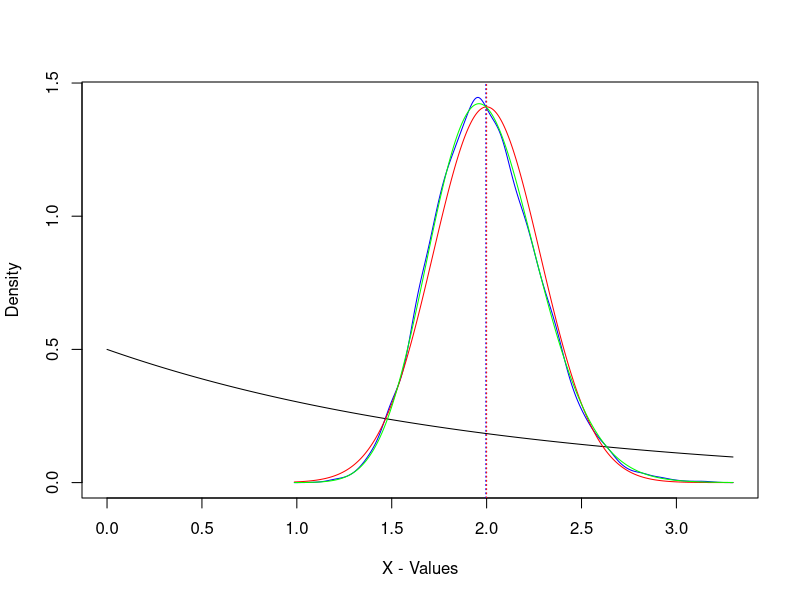
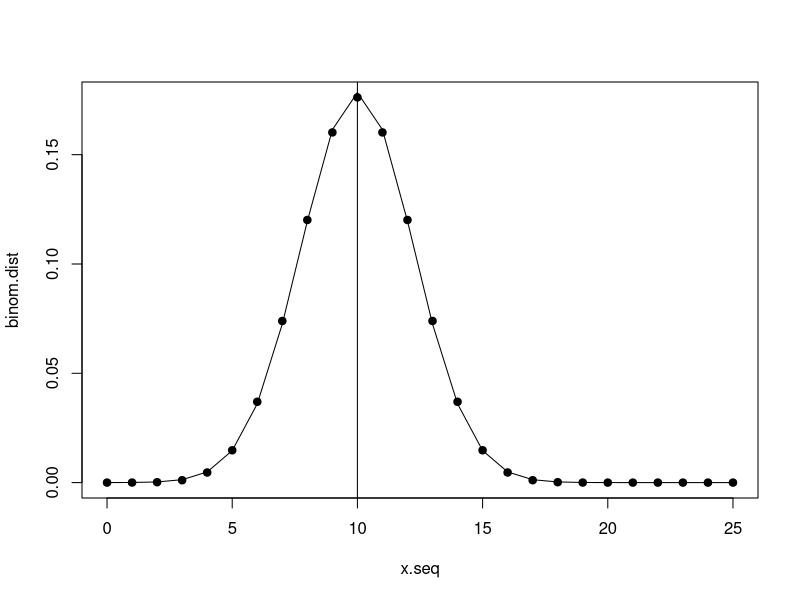

R code for these plots, in order:
#-------------------------------------------------------------------------------
#
## Central Limit Theorem Example
### Brian Vegetabile - 2016 UCI Statsboot Camp
#
#-------------------------------------------------------------------------------

# Central Limit Theorem For Exponential Random Variables


# sample.sizes <- c(20, 50, 100, 1000)
n.sims <- 10000
ss <- 50
lamb <- 0.5
draws <- matrix(NA, ncol=ss, nrow=n.sims)
for(i in 1:n.sims){
  draws[i, ] <- rexp(ss, rate=lamb)
}
sample.means <- rowMeans(draws)
sample.density <- density(sample.means)
x.min <- min(sample.density$x)
x.max <- max(sample.density$x)
x.seq <- seq(x.min, x.max, 0.001)

approx.norm <- dnorm(x.seq, mean=(1/lamb), sd=sqrt(1/(ss*lamb^2)))

x2.seq <- seq(0, x.max, 0.001)
underlying.dist <- dexp(x2.seq, rate=lamb)

true.dist <- dgamma(x.seq, shape = ss, rate = ss*lamb)

y.limits <- c(0,max(max(sample.density$y), 
                    max(approx.norm), 
                    max(underlying.dist)))

plot(x2.seq, underlying.dist, 
     ylim=y.limits, type='l',
     xlab='X - Values',
     ylab='Density')
lines(sample.density, col='blue')
abline(v=mean(sample.means), col='blue', lty=3)
lines(x.seq, approx.norm, col='red')
lines(x.seq, true.dist, col='green')
abline(v=(1/lamb), col='red', lty=3)


#-------------------------------------------------------------------------------
#
# Normal Approximation to the Binomial

n <- 20
p <- 0.5

true.mean <- n*p
true.var <- n*p*(1-p)
x.upper <- true.mean + 3*true.var
x.seq <- 0:x.upper
binom.dist <- dbinom(x.seq, size = n, prob = p)
approx.norm <- dnorm(x.seq, mean=true.mean, sd=sqrt(true.var))

plot(x.seq, binom.dist, pch=19)
abline(v=floor((n+1)*p))
lines(x.seq, approx.norm)
